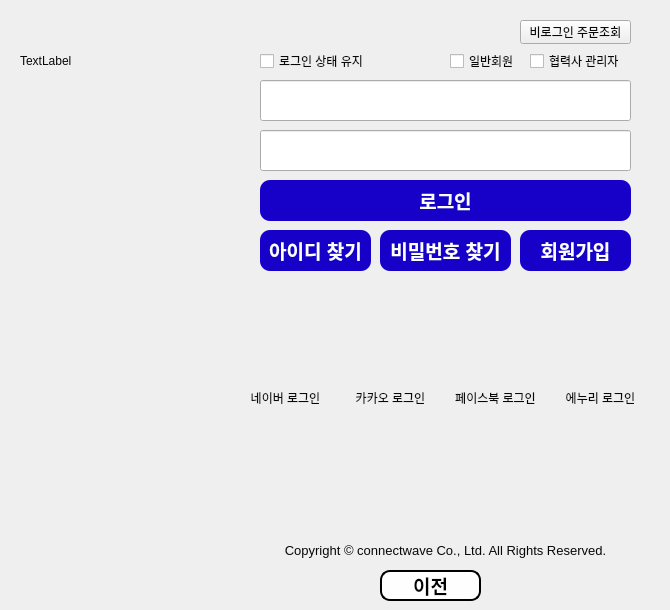
   <widget class="QWidget" name="page_2">
    <widget class="QLabel" name="label_4">
     <property name="geometry">
      <rect>
       <x>20</x>
       <y>20</y>
       <width>221</width>
       <height>81</height>
      </rect>
     </property>
     <property name="styleSheet">
      <string notr="true">color: rgb(8, 8, 8);</string>
     </property>
     <property name="text">
      <string>TextLabel</string>
     </property>
    </widget>
    <widget class="QLineEdit" name="lineEdit">
     <property name="geometry">
      <rect>
       <x>260</x>
       <y>80</y>
       <width>371</width>
       <height>41</height>
      </rect>
     </property>
     <property name="font">
      <font>
       <pointsize>14</pointsize>
      </font>
     </property>
     <property name="styleSheet">
      <string notr="true">color: rgb(8, 8, 8);
</string>
     </property>
    </widget>
    <widget class="QPushButton" name="pushButton_2">
     <property name="geometry">
      <rect>
       <x>260</x>
       <y>180</y>
       <width>371</width>
       <height>41</height>
      </rect>
     </property>
     <property name="font">
      <font>
       <pointsize>14</pointsize>
       <bold>true</bold>
      </font>
     </property>
     <property name="styleSheet">
      <string notr="true">color: rgb(8, 8, 8);
color: rgb(252, 252, 252);
background-color: rgb(23, 0, 200);

border-radius: 10px;</string>
     </property>
     <property name="text">
      <string>로그인</string>
     </property>
    </widget>
    <widget class="QLineEdit" name="lineEdit_2">
     <property name="geometry">
      <rect>
       <x>260</x>
       <y>130</y>
       <width>371</width>
       <height>41</height>
      </rect>
     </property>
     <property name="font">
      <font>
       <pointsize>14</pointsize>
      </font>
     </property>
     <property name="styleSheet">
      <string notr="true">color: rgb(8, 8, 8);
</string>
     </property>
    </widget>
    <widget class="QPushButton" name="pushButton_3">
     <property name="geometry">
      <rect>
       <x>260</x>
       <y>230</y>
       <width>111</width>
       <height>41</height>
      </rect>
     </property>
     <property name="font">
      <font>
       <pointsize>14</pointsize>
       <bold>true</bold>
      </font>
     </property>
     <property name="styleSheet">
      <string notr="true">color: rgb(255, 255, 255);
background-color: rgb(23, 0, 200);

border-radius: 10px;</string>
     </property>
     <property name="text">
      <string>아이디 찾기</string>
     </property>
    </widget>
    <widget class="QPushButton" name="pushButton_4">
     <property name="geometry">
      <rect>
       <x>380</x>
       <y>230</y>
       <width>131</width>
       <height>41</height>
      </rect>
     </property>
     <property name="font">
      <font>
       <pointsize>14</pointsize>
       <bold>true</bold>
      </font>
     </property>
     <property name="styleSheet">
      <string notr="true">color: rgb(255, 255, 255);
background-color: rgb(23, 0, 200);

border-radius: 10px;</string>
     </property>
     <property name="text">
      <string>비밀번호 찾기</string>
     </property>
    </widget>
    <widget class="QPushButton" name="pushButton_5">
     <property name="geometry">
      <rect>
       <x>520</x>
       <y>230</y>
       <width>111</width>
       <height>41</height>
      </rect>
     </property>
     <property name="font">
      <font>
       <pointsize>14</pointsize>
       <bold>true</bold>
      </font>
     </property>
     <property name="styleSheet">
      <string notr="true">color: rgb(255, 255, 255);
background-color: rgb(23, 0, 200);

border-radius: 10px;</string>
     </property>
     <property name="text">
      <string>회원가입</string>
     </property>
    </widget>
    <widget class="QCheckBox" name="checkBox">
     <property name="geometry">
      <rect>
       <x>260</x>
       <y>50</y>
       <width>111</width>
       <height>22</height>
      </rect>
     </property>
     <property name="styleSheet">
      <string notr="true">color: rgb(8, 8, 8);</string>
     </property>
     <property name="text">
      <string>로그인 상태 유지</string>
     </property>
    </widget>
    <widget class="QCheckBox" name="checkBox_2">
     <property name="geometry">
      <rect>
       <x>450</x>
       <y>50</y>
       <width>71</width>
       <height>22</height>
      </rect>
     </property>
     <property name="styleSheet">
      <string notr="true">color: rgb(8, 8, 8);</string>
     </property>
     <property name="text">
      <string>일반회원</string>
     </property>
    </widget>
    <widget class="QCheckBox" name="checkBox_3">
     <property name="geometry">
      <rect>
       <x>530</x>
       <y>50</y>
       <width>101</width>
       <height>22</height>
      </rect>
     </property>
     <property name="styleSheet">
      <string notr="true">color: rgb(8, 8, 8);</string>
     </property>
     <property name="text">
      <string>협력사 관리자</string>
     </property>
    </widget>
    <widget class="QLabel" name="label_5">
     <property name="geometry">
      <rect>
       <x>240</x>
       <y>390</y>
       <width>91</width>
       <height>16</height>
      </rect>
     </property>
     <property name="font">
      <font>
       <pointsize>9</pointsize>
      </font>
     </property>
     <property name="styleSheet">
      <string notr="true">color: rgb(8, 8, 8);</string>
     </property>
     <property name="text">
      <string>네이버 로그인</string>
     </property>
     <property name="alignment">
      <set>Qt::AlignCenter</set>
     </property>
    </widget>
    <widget class="QPushButton" name="pushButton_6">
     <property name="geometry">
      <rect>
       <x>520</x>
       <y>20</y>
       <width>111</width>
       <height>24</height>
      </rect>
     </property>
     <property name="styleSheet">
      <string notr="true">color: rgb(8, 8, 8);</string>
     </property>
     <property name="text">
      <string>비로그인 주문조회</string>
     </property>
    </widget>
    <widget class="QLabel" name="label_6">
     <property name="geometry">
      <rect>
       <x>340</x>
       <y>390</y>
       <width>101</width>
       <height>16</height>
      </rect>
     </property>
     <property name="font">
      <font>
       <pointsize>9</pointsize>
      </font>
     </property>
     <property name="styleSheet">
      <string notr="true">color: rgb(8, 8, 8);</string>
     </property>
     <property name="text">
      <string>카카오 로그인</string>
     </property>
     <property name="alignment">
      <set>Qt::AlignCenter</set>
     </property>
    </widget>
    <widget class="QLabel" name="label_7">
     <property name="geometry">
      <rect>
       <x>450</x>
       <y>390</y>
       <width>91</width>
       <height>16</height>
      </rect>
     </property>
     <property name="font">
      <font>
       <pointsize>9</pointsize>
      </font>
     </property>
     <property name="styleSheet">
      <string notr="true">color: rgb(8, 8, 8);</string>
     </property>
     <property name="text">
      <string>페이스북 로그인</string>
     </property>
     <property name="alignment">
      <set>Qt::AlignCenter</set>
     </property>
    </widget>
    <widget class="QLabel" name="label_8">
     <property name="geometry">
      <rect>
       <x>550</x>
       <y>390</y>
       <width>101</width>
       <height>16</height>
      </rect>
     </property>
     <property name="font">
      <font>
       <pointsize>9</pointsize>
      </font>
     </property>
     <property name="styleSheet">
      <string notr="true">color: rgb(8, 8, 8);</string>
     </property>
     <property name="text">
      <string>에누리 로그인</string>
     </property>
     <property name="alignment">
      <set>Qt::AlignCenter</set>
     </property>
    </widget>
    <widget class="QLabel" name="label_9">
     <property name="geometry">
      <rect>
       <x>240</x>
       <y>300</y>
       <width>91</width>
       <height>81</height>
      </rect>
     </property>
     <property name="styleSheet">
      <string notr="true">color: rgb(8, 8, 8);
border-image: url(:/Resources/NaverImg.PNG);</string>
     </property>
     <property name="text">
      <string/>
     </property>
    </widget>
    <widget class="QLabel" name="label_10">
     <property name="geometry">
      <rect>
       <x>350</x>
       <y>300</y>
       <width>91</width>
       <height>81</height>
      </rect>
     </property>
     <property name="styleSheet">
      <string notr="true">color: rgb(8, 8, 8);
border-image: url(:/Resources/KaKaoImg.PNG);</string>
     </property>
     <property name="text">
      <string/>
     </property>
    </widget>
    <widget class="QLabel" name="label_11">
     <property name="geometry">
      <rect>
       <x>450</x>
       <y>300</y>
       <width>91</width>
       <height>81</height>
      </rect>
     </property>
     <property name="styleSheet">
      <string notr="true">color: rgb(8, 8, 8);
border-image: url(:/Resources/FacebookImg.PNG);</string>
     </property>
     <property name="text">
      <string/>
     </property>
    </widget>
    <widget class="QLabel" name="label_12">
     <property name="geometry">
      <rect>
       <x>550</x>
       <y>300</y>
       <width>91</width>
       <height>81</height>
      </rect>
     </property>
     <property name="styleSheet">
      <string notr="true">color: rgb(8, 8, 8);
border-image: url(:/Resources/enuriImg.PNG);</string>
     </property>
     <property name="text">
      <string/>
     </property>
    </widget>
    <widget class="QLabel" name="label_13">
     <property name="geometry">
      <rect>
       <x>240</x>
       <y>430</y>
       <width>421</width>
       <height>91</height>
      </rect>
     </property>
     <property name="styleSheet">
      <string notr="true">color: rgb(8, 8, 8);
border-image: url(:/Resources/adImg.PNG);</string>
     </property>
     <property name="text">
      <string/>
     </property>
    </widget>
    <widget class="QLabel" name="label_14">
     <property name="geometry">
      <rect>
       <x>240</x>
       <y>540</y>
       <width>411</width>
       <height>20</height>
      </rect>
     </property>
     <property name="font">
      <font>
       <pointsize>10</pointsize>
      </font>
     </property>
     <property name="styleSheet">
      <string notr="true">color: rgb(8, 8, 8);</string>
     </property>
     <property name="text">
      <string>Copyright © connectwave Co., Ltd. All Rights Reserved.</string>
     </property>
     <property name="alignment">
      <set>Qt::AlignCenter</set>
     </property>
    </widget>
    <widget class="QPushButton" name="pushButton_15">
     <property name="geometry">
      <rect>
       <x>380</x>
       <y>570</y>
       <width>101</width>
       <height>31</height>
      </rect>
     </property>
     <property name="font">
      <font>
       <pointsize>14</pointsize>
       <bold>true</bold>
      </font>
     </property>
     <property name="styleSheet">
      <string notr="true">color: rgb(0, 0, 0);
border-radius: 10px;
background-color: rgb(254, 254, 254);
border:2px solid;</string>
     </property>
     <property name="text">
      <string>이전</string>
     </property>
    </widget>
   </widget>
